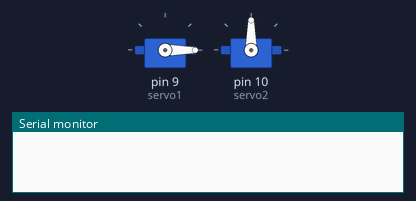
Bench run of a sketch on a simulated Arduino Uno, built with avr-gcc and run on an emulated ATmega328P. Shown: 2 × servo, the last lines printed to the serial monitor.

Above: at 0.05 s.
At 2.0 s:
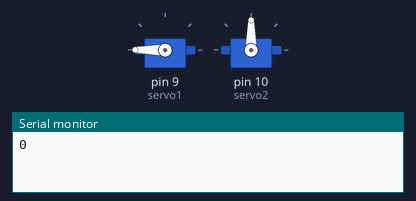
At 3.0 s:
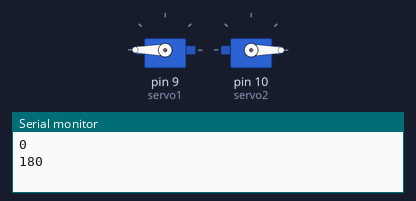
At 4.0 s:
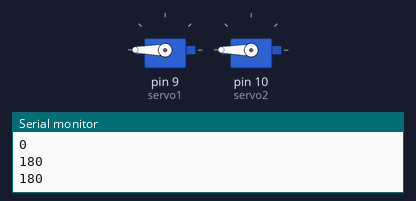
Timing chart, 0 to 5.2 s (numbered marks = the images above):
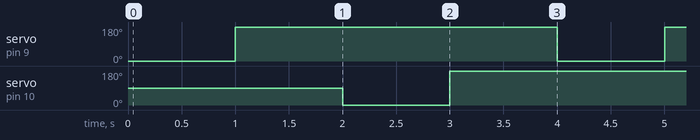

Measured:
- by itself, servo on pin 9 (servo1), servo on pin 10 (servo2): alternates 180° for 3.0 s and 0° for 1.0 s

The sketch:

sketch_jan20a.ino
```cpp
#include <AFMotor.h>    // L293D 모터 드라이브 라이브러리
#include <Servo.h>       // 서보모터 라이브러리

Servo servo1;    // 서보모터 1
Servo servo2;   // 서보모터 2

void setup() {
  Serial.begin(9600);  // 시리얼 모니터 시작. 속도는 9600

  servo1.attach(9); // 서보모터 1 on
  servo2.attach(10); // 서보모터 2 on
}

void loop() {
  servo1.write(0);    // 서보모터 1의 각도를 0으로
  delay(1000);        // 딜레이 1000ms
  Serial.println(int(servo1.read()));
  servo1.write(180);  // 서보모터 2의 각도를 180으로
  delay(1000);        // 딜레이 1000ms

  Serial.println(int(servo1.read()));

  servo2.write(0);    // 서보모터 2의 각도를 0으로
  delay(1000);        // 딜레이 1000ms
  Serial.println(int(servo1.read()));
  servo2.write(180);  // 서보모터 2의 각도를 180으로
  delay(1000);        // 딜레이 1000ms

  Serial.println(int(servo2.read()));
}
```
